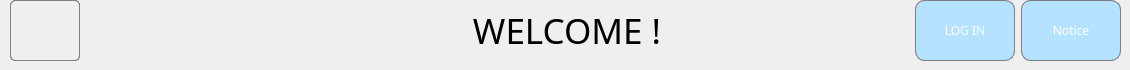
   <widget class="QWidget" name="page_login">
    <widget class="QWidget" name="layoutWidget">
     <property name="geometry">
      <rect>
       <x>10</x>
       <y>0</y>
       <width>1111</width>
       <height>61</height>
      </rect>
     </property>
     <layout class="QHBoxLayout" name="horizontalLayout">
      <item>
       <widget class="QWidget" name="widget_exit" native="true">
        <property name="minimumSize">
         <size>
          <width>70</width>
          <height>0</height>
         </size>
        </property>
        <property name="styleSheet">
         <string notr="true">border : 1px solid gray;
border-radius:5px;
padding:5px;</string>
        </property>
        <widget class="QLabel" name="lb_exit">
         <property name="geometry">
          <rect>
           <x>0</x>
           <y>0</y>
           <width>70</width>
           <height>61</height>
          </rect>
         </property>
         <property name="text">
          <string/>
         </property>
         <property name="pixmap">
          <pixmap>../IMG/exit.png</pixmap>
         </property>
         <property name="scaledContents">
          <bool>true</bool>
         </property>
         <property name="alignment">
          <set>Qt::AlignCenter</set>
         </property>
        </widget>
       </widget>
      </item>
      <item>
       <spacer name="horizontalSpacer_l_2">
        <property name="orientation">
         <enum>Qt::Horizontal</enum>
        </property>
        <property name="sizeHint" stdset="0">
         <size>
          <width>230</width>
          <height>17</height>
         </size>
        </property>
       </spacer>
      </item>
      <item>
       <widget class="QLabel" name="lb_title_2">
        <property name="sizePolicy">
         <sizepolicy hsizetype="Expanding" vsizetype="Expanding">
          <horstretch>0</horstretch>
          <verstretch>0</verstretch>
         </sizepolicy>
        </property>
        <property name="minimumSize">
         <size>
          <width>100</width>
          <height>0</height>
         </size>
        </property>
        <property name="maximumSize">
         <size>
          <width>400</width>
          <height>16777215</height>
         </size>
        </property>
        <property name="font">
         <font>
          <family>평창 평화체 Bold</family>
          <pointsize>26</pointsize>
         </font>
        </property>
        <property name="text">
         <string>WELCOME !</string>
        </property>
        <property name="alignment">
         <set>Qt::AlignCenter</set>
        </property>
       </widget>
      </item>
      <item>
       <spacer name="horizontalSpacer_r_2">
        <property name="orientation">
         <enum>Qt::Horizontal</enum>
        </property>
        <property name="sizeType">
         <enum>QSizePolicy::Preferred</enum>
        </property>
        <property name="sizeHint" stdset="0">
         <size>
          <width>182</width>
          <height>17</height>
         </size>
        </property>
       </spacer>
      </item>
      <item>
       <widget class="QWidget" name="widget_login" native="true">
        <property name="sizePolicy">
         <sizepolicy hsizetype="Preferred" vsizetype="Preferred">
          <horstretch>0</horstretch>
          <verstretch>0</verstretch>
         </sizepolicy>
        </property>
        <property name="minimumSize">
         <size>
          <width>100</width>
          <height>0</height>
         </size>
        </property>
        <property name="styleSheet">
         <string notr="true">border : 1px solid gray;
border-radius:10px;
padding:5px;</string>
        </property>
        <widget class="QPushButton" name="btn_login">
         <property name="geometry">
          <rect>
           <x>0</x>
           <y>0</y>
           <width>100</width>
           <height>61</height>
          </rect>
         </property>
         <property name="font">
          <font>
           <family>평창체 Regular</family>
          </font>
         </property>
         <property name="styleSheet">
          <string notr="true">QPushButton{
color: white;
background-color: rgb(181, 226, 255);
}
QPushButton:hover 
{
color: black;
background-color: rgb(99, 148, 255);
}
</string>
         </property>
         <property name="text">
          <string>LOG IN</string>
         </property>
        </widget>
       </widget>
      </item>
      <item>
       <widget class="QWidget" name="widget_notice" native="true">
        <property name="sizePolicy">
         <sizepolicy hsizetype="Preferred" vsizetype="Preferred">
          <horstretch>0</horstretch>
          <verstretch>0</verstretch>
         </sizepolicy>
        </property>
        <property name="minimumSize">
         <size>
          <width>100</width>
          <height>0</height>
         </size>
        </property>
        <property name="styleSheet">
         <string notr="true">border : 1px solid gray;
border-radius:10px;
padding:5px;</string>
        </property>
        <widget class="QPushButton" name="btn_notice">
         <property name="geometry">
          <rect>
           <x>0</x>
           <y>0</y>
           <width>100</width>
           <height>61</height>
          </rect>
         </property>
         <property name="font">
          <font>
           <family>평창체 Regular</family>
          </font>
         </property>
         <property name="styleSheet">
          <string notr="true">QPushButton{
color: white;
background-color: rgb(181, 226, 255);
}
QPushButton:hover 
{
color: black;
background-color: rgb(99, 148, 255);
}
</string>
         </property>
         <property name="text">
          <string>Notice</string>
         </property>
        </widget>
       </widget>
      </item>
     </layout>
    </widget>
   </widget>
